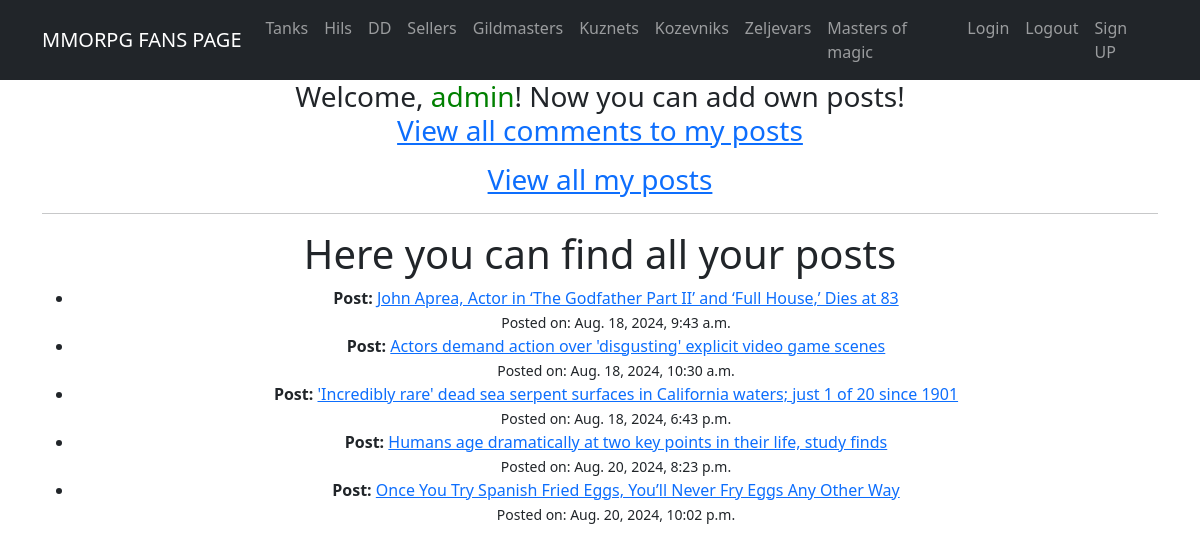
The app's page /my_posts/ (signed in) with its own data.
### app/models.py (models this page shows, shortened)
class Post(models.Model):
    name = models.CharField(max_length=150, unique=True)
    description = models.TextField()
    published_date = models.DateTimeField(default=timezone.now)
    author = models.ForeignKey(User, on_delete=models.CASCADE, related_name='posts')
    categories = models.ManyToManyField(Category, related_name='posts')

### app/views.py (the view)
# urls.py: path('my_posts/', OwnerPostsView.as_view(), name='owner_posts'),
class OwnerPostsView(LoginRequiredMixin, ListView):
    model = Post
    template_name = 'owner_posts.html'
    context_object_name = 'posts'
    def get_queryset(self):
        user_posts = Post.objects.filter(author=self.request.user)
        return user_posts

### templates/owner_posts.html
{% extends 'flatpages/default.html' %}
{% block content %}
    <h1>Here you can find all your posts</h1>
    {% if posts %}
        <ul>
            {% for post in posts %}
                <li>
                    <strong>Post: </strong><a href="{% url 'post_detail' post.id %}">{{ post.name }}</a><br>
                    <small>Posted on: {{ post.published_date }}</small>
                </li>
            {% endfor %}
        </ul>
    {% else %}
        <p>You have created no posts yet.</p>
    {% endif %}
{% endblock %}

### templates/flatpages/default.html (shortened to what this page needs)
<!DOCTYPE html>
<html lang="en">
    <head>
        {% load static %}
        <link href="{% static 'css/styles.css' %}" rel="stylesheet" />
    </head>
    <body>
        <nav class="navbar navbar-expand-lg navbar-dark bg-dark static-top">
            <div class="container">
                <a class="navbar-brand" href="{% url 'post_list' %}">MMORPG FANS PAGE</a>
                <div class="collapse navbar-collapse" id="navbarResponsive">
                    <ul class="navbar-nav ml-auto">
                        <li class="nav-item"><a class="nav-link" href="{% url 'posts_by_category' category_name='Tanks' %}">Tanks</a></li>
                        <li class="nav-item"><a class="nav-link" href="{% url 'posts_by_category' category_name='Hils' %}">Hils</a></li>
                        <li class="nav-item"><a class="nav-link" href="{% url 'posts_by_category' category_name='DD' %}">DD</a></li>
                        <li class="nav-item"><a class="nav-link" href="{% url 'posts_by_category' category_name='Sellers' %}"#>Sellers</a></li>
                        <li class="nav-item"><a class="nav-link" href="{% url 'posts_by_category' category_name='Gildmasters' %}">Gildmasters</a></li>
                        <li class="nav-item"><a class="nav-link" href="{% url 'posts_by_category' category_name='Kuznets' %}">Kuznets</a></li>
                        <li class="nav-item"><a class="nav-link" href="{% url 'posts_by_category' category_name='Kozevniks' %}">Kozevniks</a></li>
                        <li class="nav-item"><a class="nav-link" href="{% url 'posts_by_category' category_name='Zeljevars' %}">Zeljevars</a></li>
                        <li class="nav-item"><a class="nav-link" href="{% url 'posts_by_category' category_name='Masters of magic' %}">Masters of magic</a></li>
                        <li class="nav-item"><a class="nav-link" href="{% url 'account_login' %}">Login</a></li>
                        <li class="nav-item"><a class="nav-link" href="{% url 'account_logout' %}">Logout</a></li>
                        <li class="nav-item"><a class="nav-link" href="{% url 'account_signup' %}">Sign UP</a></li>
                    </ul>
                </div>
            </div>
        </nav>
        <div class="container">
            <div class="row">
                <div class="col-lg-12 text-center">
                    <h3>Welcome, {% if user.is_authenticated %}<span style="color: green;">{{ user.username }}</span>! Now you can add own posts!
                        <p><a href="{% url 'owner_comments' %}">View all comments to my posts</a></p>
                        <p><a href="{% url 'owner_posts' %}">View all my posts</a></p>
                        {% else %}
                            <span style="color: red;">Guest!</span><a class="nav-link" href="{% url 'account_login' %}">Login</a> or <a class="nav-link" href="{% url 'account_signup' %}">Sign UP</a> to edit news!
                        {% endif %}
                    </h3>
                    <hr>
                   {% block content %}{% endblock content %}
                </div>
            </div>
        </div>
    </body>
</html>

### records on screen
Post: name "John Aprea, Actor in ‘The Godfather Part II’ and ‘Full House,’ Dies at 83", published_date "Aug. 18, 2024, 9:43 a.m."
Post: name "Actors demand action over 'disgusting' explicit video game scenes", published_date "Aug. 18, 2024, 10:30 a.m."
Post: name "'Incredibly rare' dead sea serpent surfaces in California waters; just 1 of 20 since 1901", published_date "Aug. 18, 2024, 6:43 p.m."
Post: name "Humans age dramatically at two key points in their life, study finds", published_date "Aug. 20, 2024, 8:23 p.m."
Post: name "Once You Try Spanish Fried Eggs, You’ll Never Fry Eggs Any Other Way", published_date "Aug. 20, 2024, 10:02 p.m."

### other values on screen
{{ user.username }} "admin"
